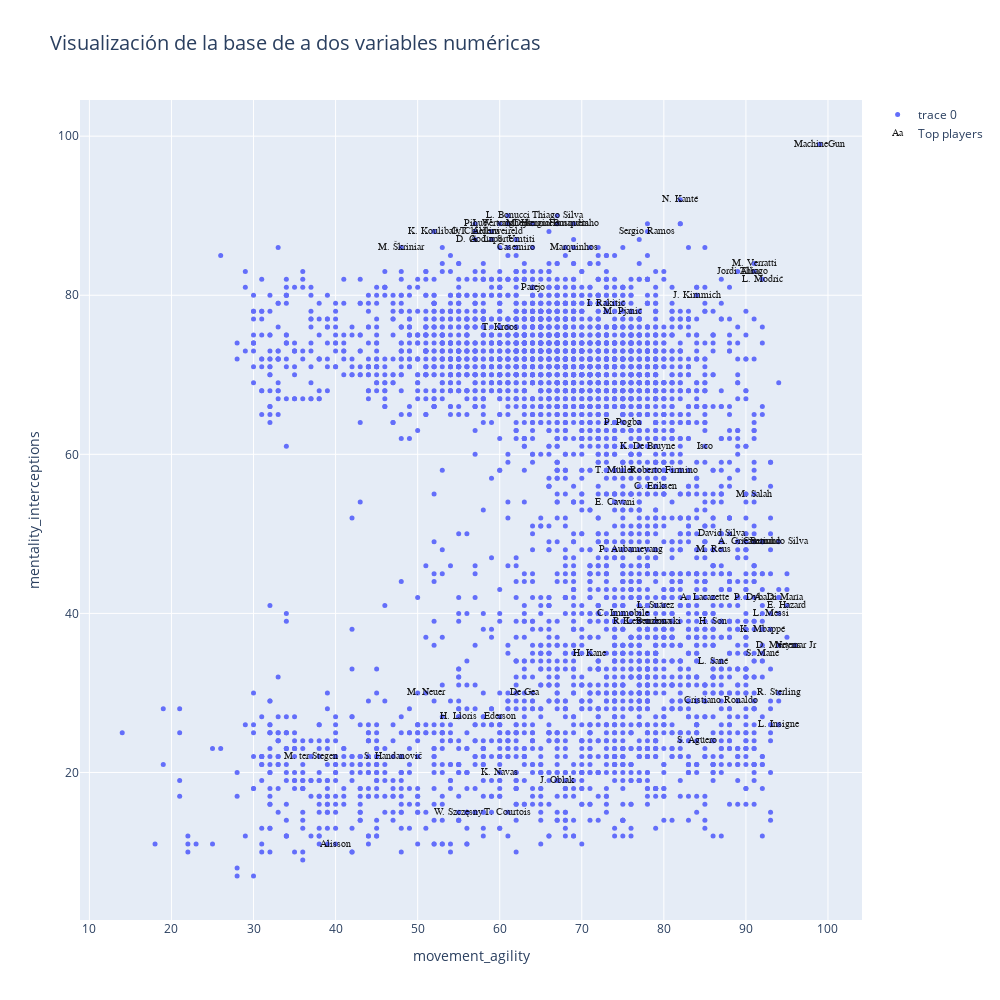

Here is the notebook cell this chart was saved with:
### Markdown cell above
### 4- Exploratorio Visual para Clustering

### Code cell
data=[]
bool_crack=df_n["overall"] > 85 #diferenciamos a los mejores jugadores

#Elejimos dos variables, para esto elejimos dos números entre 0 y  de n_skills-1
skill_1=skills_ratings[12]
skill_2=skills_ratings[21]



graf1 = go.Scatter(x=df_skills[skill_1], y=df_skills[skill_2],
                           mode='markers',
                        text=df_n.loc[:,'club'], #'Height', 'Weight', 'Club', 'Age', 'Name','Position'
                           marker=dict(
                                size=5)
                           )

crack =go.Scatter(x=df_skills.loc[bool_crack,skill_1], y=df_skills.loc[bool_crack,skill_2],name='Top players',
                      text=df_n.loc[bool_crack,'short_name'],
                      textfont=dict(family='sans serif',size=10,color='black'),
                      opacity=0.9,mode='text')

data=[graf1,crack]

layout = go.Layout(title="Visualización de la base de a dos variables numéricas",titlefont=dict(size=20),
                xaxis=dict(title=skill_1),
                yaxis=dict(title=skill_2),
                autosize=False, width=1000,height=1000)

fig = go.Figure(data=data, layout=layout)

iplot(fig)

### Figure 1 — Plotly figure (JSON) as saved in the notebook; plotly's stock layout.template omitted (floating-point values rounded to 4 significant figures; data arrays with more than 128 entries replaced by an {"elided": "..."} marker saying what was removed)
{"data": [{"marker": {"size": 5}, "mode": "markers", "text": {"elided": "4757 str values"}, "type": "scatter", "x": {"elided": "4757 int values"}, "y": {"elided": "4757 int values"}}, {"mode": "text", "name": "Top players", "opacity": 0.9, "text": ["L. Messi", "Cristiano Ronaldo", "Neymar Jr", "J. Oblak", "E. Hazard", "K. De Bruyne", "M. ter Stegen", "V. van Dijk", "L. Modrić", "M. Salah", "K. Mbappé", "K. Koulibaly", "H. Kane", "Alisson", "De Gea", "N. Kanté", "G. Chiellini", "S. Agüero", "Sergio Ramos", "L. Suárez", "R. Lewandowski", "Sergio Busquets", "A. Griezmann", "P. Dybala", "P. Pogba", "Ederson", "R. Sterling", "C. Eriksen", "T. Courtois", "Piqué", "S. Handanovič", "M. Neuer", "H. Lloris", "David Silva", "E. Cavani", "D. Godín", "T. Kroos", "M. Reus", "P. Aubameyang", "S. Mané", "A. Laporte", "Bernardo Silva", "Casemiro", "H. Son", "Fernandinho", "Thiago Silva", "K. Benzema", "J. Vertonghen", "D. Mertens", "M. Hummels", "T. Alderweireld", "Jordi Alba", "Thiago", "K. Navas", "L. Insigne", "L. Sané", "Marquinhos", "M. Škriniar", "M. Verratti", "S. Umtiti", "W. Szczęsny", "J. Kimmich", "Isco", "Roberto Firmino", "I. Rakitić", "M. Pjanić", "A. Di María", "L. Bonucci", "Coutinho", "Parejo", "T. Müller", "C. Immobile", "A. Lacazette", "MachineGun"], "textfont": {"color": "black", "family": "sans serif", "size": 10}, "type": "scatter", "x": [93, 87, 96, 67, 95, 78, 37, 61, 92, 91, 92, 52, 71, 40, 63, 82, 57, 84, 78, 79, 78, 67, 90, 91, 75, 60, 94, 79, 61, 57, 47, 51, 55, 87, 74, 57, 60, 86, 76, 92, 59, 94, 62, 86, 69, 67, 78, 60, 94, 64, 59, 89, 91, 60, 94, 86, 69, 48, 91, 62, 55, 84, 85, 80, 73, 75, 94, 61, 92, 64, 74, 75, 85, 99], "y": [40, 29, 36, 19, 41, 61, 22, 89, 82, 55, 38, 88, 35, 11, 30, 92, 88, 24, 88, 41, 39, 89, 49, 42, 64, 27, 30, 56, 15, 89, 22, 30, 27, 50, 54, 87, 76, 48, 48, 35, 87, 49, 86, 39, 89, 90, 39, 89, 36, 89, 88, 83, 83, 20, 26, 34, 86, 86, 84, 87, 15, 80, 61, 58, 79, 78, 42, 90, 49, 81, 58, 40, 42, 99]}], "layout": {"autosize": false, "height": 1000, "title": {"font": {"size": 20}, "text": "Visualización de la base de a dos variables numéricas"}, "width": 1000, "xaxis": {"title": {"text": "movement_agility"}}, "yaxis": {"title": {"text": "mentality_interceptions"}}}}
